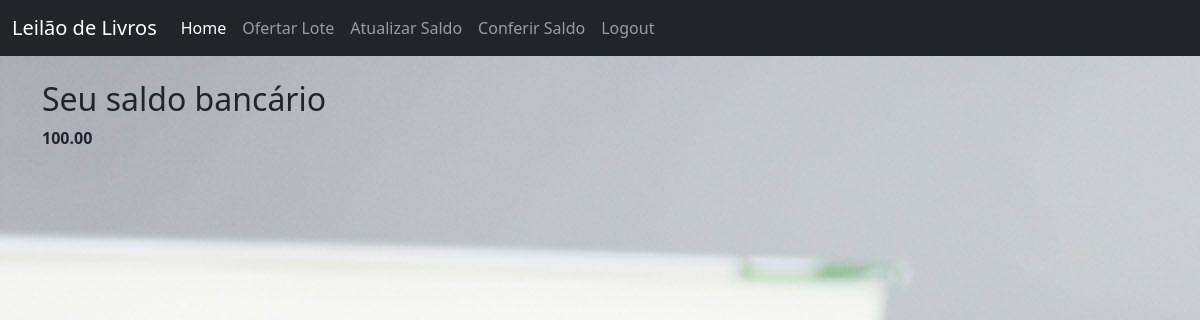
The page /saldo/confere/ (signed in) on the database as committed earlier.
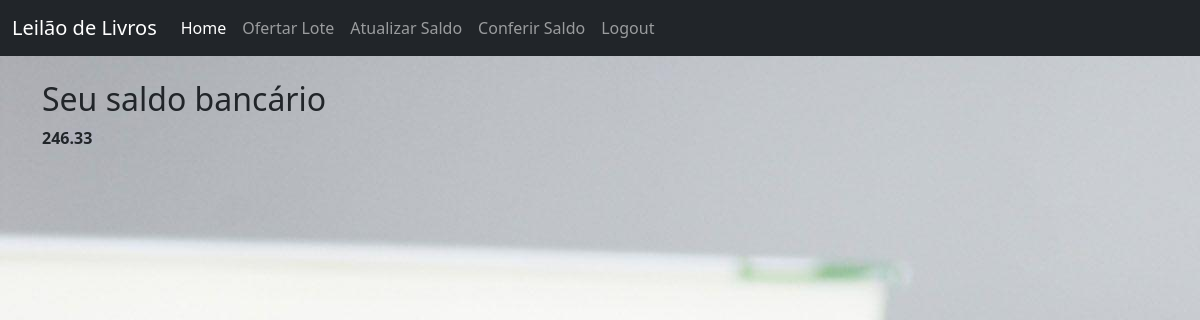
The same page on the database as committed later.
### app/models.py (models this page shows, shortened)
class Saldo(models.Model): #Saldo disponivel para cliente(comprador/vendedor)
    username_cliente = models.CharField(max_length=150)
    valor = models.DecimalField(max_digits=11, decimal_places=2, default=0)

### app/views.py (the view)
# urls.py: path('saldo/confere/', views.SaldoCheckView.as_view(), name="saldo_check"),
class SaldoCheckView(ListView):
    model = models.Saldo
    template_name = 'saldo_list.html'

### app/templates/saldo_list.html (shortened to what this page needs)
{% extends 'base.html' %}
{% block content %}
{% if user.is_authenticated %}
    {% if user.first_name == "['cliente']" %}
        {% for saldo in object_list %}
            {% if saldo.username_cliente == user.username %}
                <h2>Seu saldo bancário</h2>
                <strong>{{ saldo.valor }}</strong>
            {% endif %}
        {% endfor %}
    {% else %}
        <h2>Apenas usuários clientes podem conferir seu saldo bancário!</h2>
    {% endif %}
{% else %}
    <h2>Apenas usuários clientes podem conferir seu saldo bancário!</h2>
{% endif %}
{% endblock %}

### app/templates/base.html (shortened to what this page needs)
<!doctype html>
<html lang="en">
  <head>
    <link href="https://cdn.jsdelivr.net/npm/bootstrap@5.1.3/dist/css/bootstrap.min.css" rel="stylesheet">
  </head>
  <body background="/static/images/wallpaper.jpg">
    <nav class="navbar navbar-expand-lg navbar-dark bg-dark">
        <div class="container-fluid">
            <a class="navbar-brand" href="{% url 'home' %}"> Leilão de Livros </a>
            <div class="collapse navbar-collapse" id="navbarSupportedContent">
                <ul class="navbar-nav me-auto mb-2 mb-lg-0">
                    <li class="nav-item">
                        <a class="nav-link active" aria-current="page" href="{% url 'home' %}">Home</a>
                    </li>
                    {% if user.is_authenticated %}
                        {% if user.first_name == "['cliente']" %}
                            <li class="nav-item"><a class="nav-link" href="{% url 'lote_add' %}">Ofertar Lote</a></li>
                            <li class="nav-item"><a class="nav-link" href="{% url 'saldo_update' %}">Atualizar Saldo</a></li>
                            <li class="nav-item"><a class="nav-link" href="{% url 'saldo_check' %}">Conferir Saldo</a></li>
                        {% else %}
                            <li class="nav-item"><a class="nav-link" href="{% url 'area_exclusiva' %}">Área Exclusiva(Leiloeiros)</a></li>
                        {% endif %}
                        <li><a class="nav-link" href="{% url 'logout' %}">Logout</a></li>
                    {% else %}
                        <li><a class="nav-link" href="{% url 'register' %}">Register</a></li>
                        <li><a class="nav-link" href="{% url 'login' %}">Login</a></li>
                    {% endif %}
                </ul>
            </div>
        </div>
    </nav>
    <br/>
    <div class="container">
        {% block content %}
        {% endblock %}
    </div>
    <br/>
  </body>
</html>

Rows that differ between the two databases and show on the page:
changed Saldo: valor "100.00" → "246.33"
